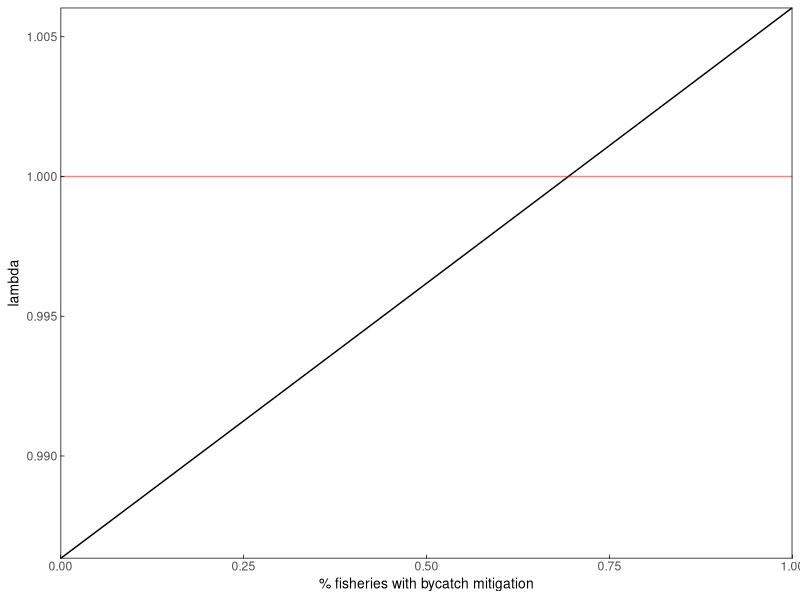
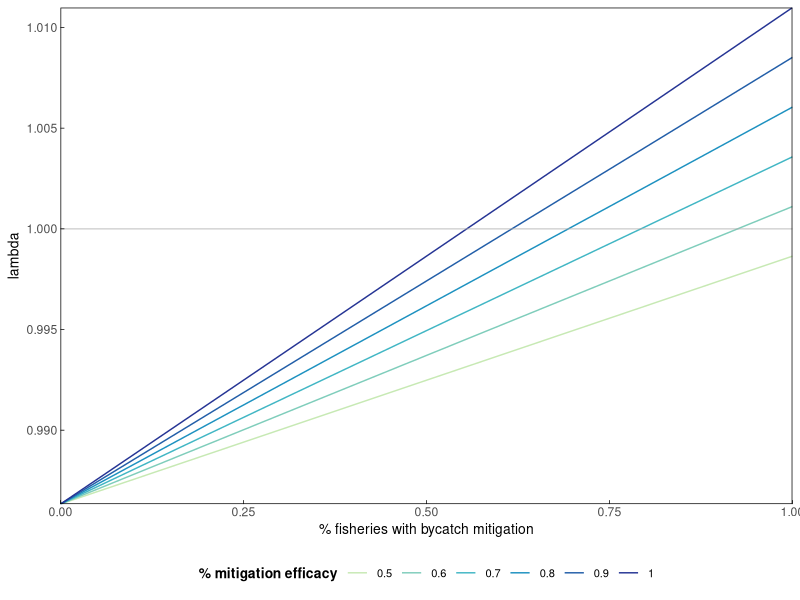
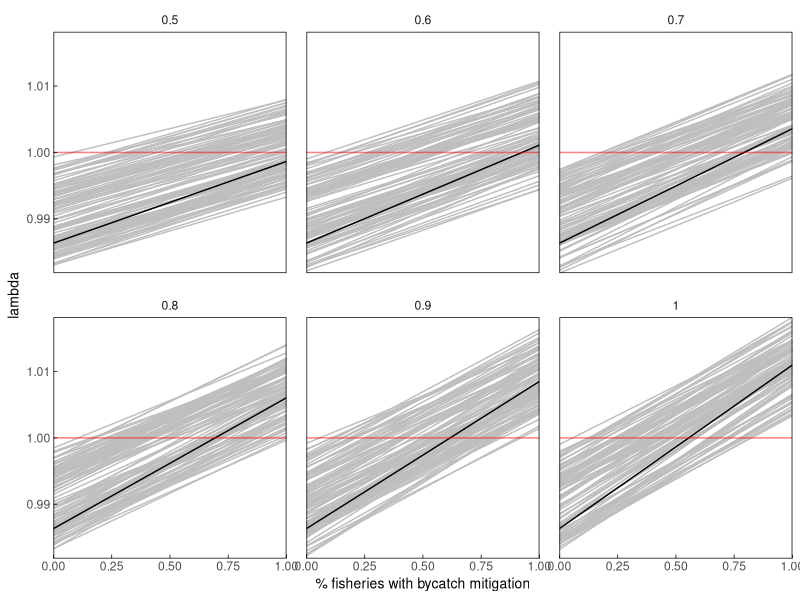
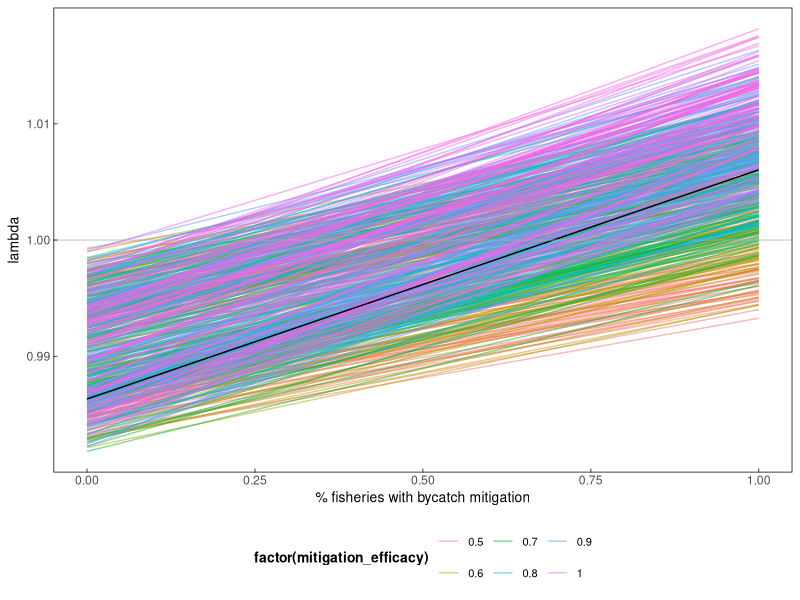
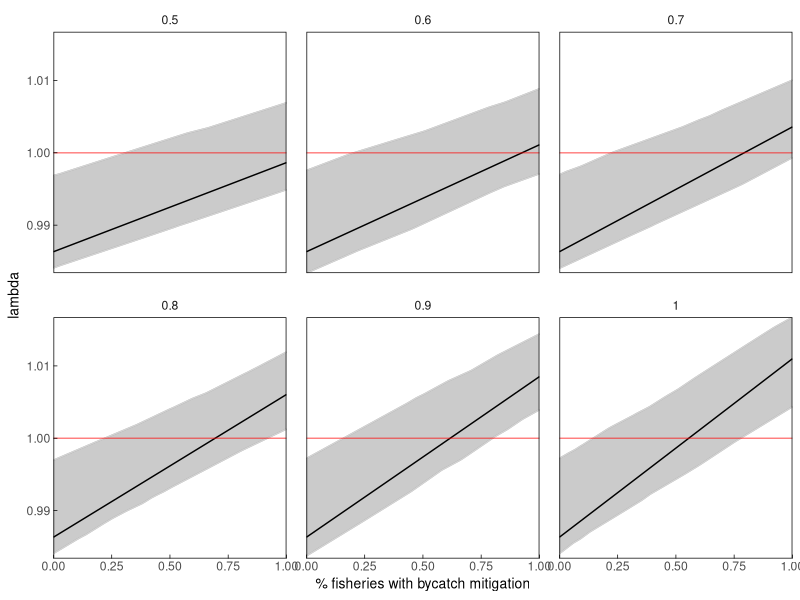
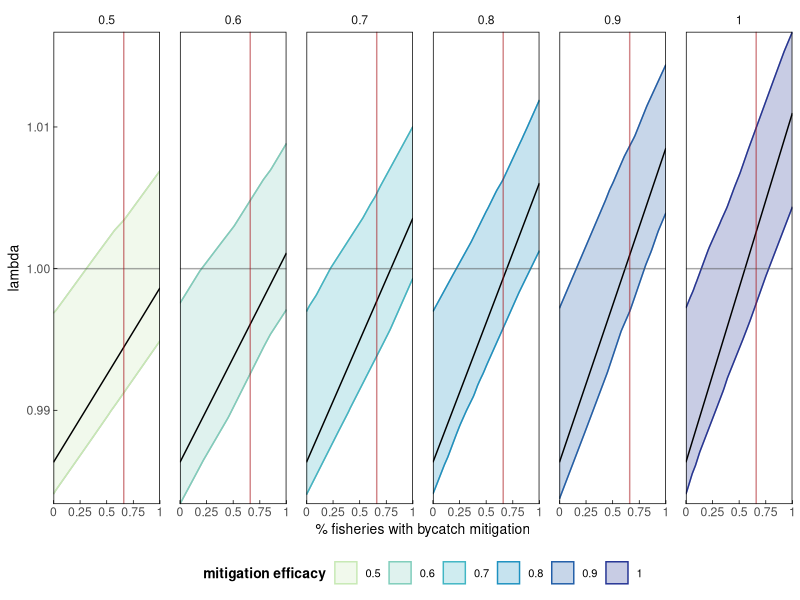
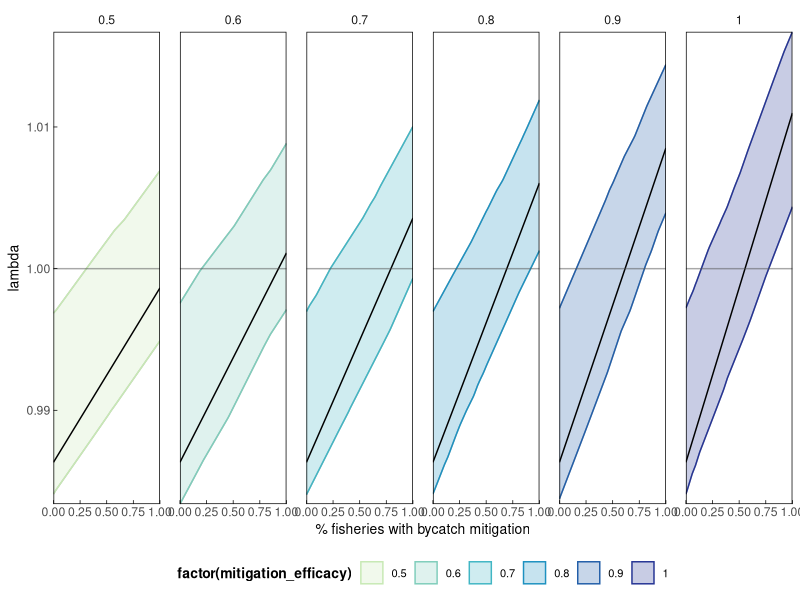
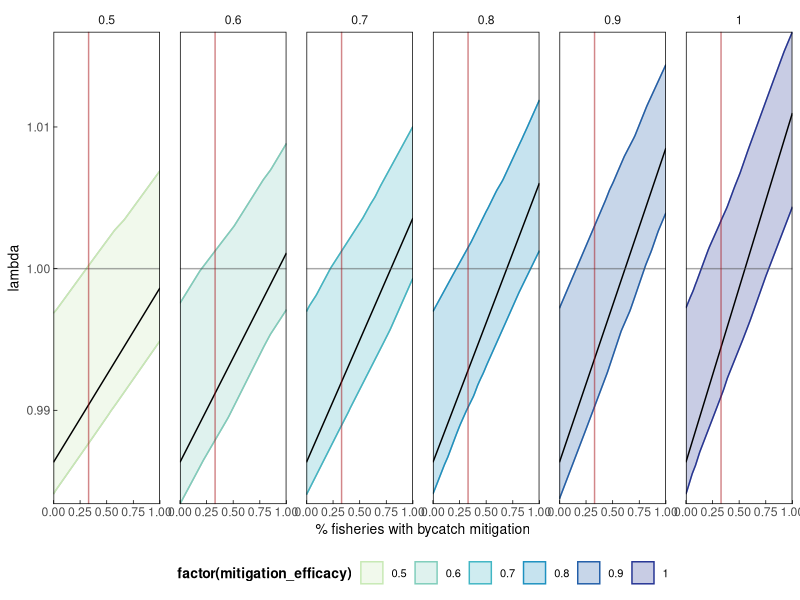

Recreate these plots in R, in order.
## ---- chunk 1
library(here)
library(tidyverse)
library(RColorBrewer)

#set up various plotting themes
themeo <-theme_classic()+
  theme(strip.background = element_blank(),
        panel.grid.major = element_line(colour = "transparent"), 
        panel.grid.minor = element_line(colour = "transparent"),
        axis.line = element_blank(),
        axis.title = element_text(color = "black", size = 10),
          axis.ticks.length=unit(-0.1, "cm"),
        axis.ticks = element_line(color = "black", size = .25),
        axis.ticks.x = element_line(color = "black"),
        axis.ticks.y = element_line(color = "black"),
        panel.border = element_rect(colour = "black", fill=NA, size=.5),
        panel.spacing = unit(1, "lines"),
        legend.position = "bottom",
        legend.title = element_text(colour = "black", size = 10, face = "bold"),
        legend.text = element_text(color = "black", size =8)) #default legend position
## ---- chunk 2
#survival rates - drawn from Weimerskirch 1998
s_c <- 0.64 #chick+ fledgling survival year 0-1
s_j <- 0.85 #juvenile survival year 1-3
s_i <- 0.92 #immature survival year 3-7
s_s <- 0.94 #subadult survival year 7-10
s_a <- 0.94 #adult survival year 10+
#males show senescence but femailes don't, so not including it here, though perhaps I should since it impacts breeding success?

#fecundity building blocks
#breeding success - drawn from Weimerskirch 1998 &Rackete 2021
bs_a <- 0.76 #adult breeding success

#breeding probability (biennial breeders) - adult rate drawn from Rackete 2021, subadult downscaled slightly from that
bp_a <- 0.45 #adult breeding probablity (biennial breeding, most breeding by age 10)

c <- 0.5# # of female chicks per year

#fecundity 
f_a <- bs_a*bp_a*c
  
#add widowing
#assume 25% prob year1 -> 100% prob year 4?
#Sun et al 2022 - takes 4 years to reach next breeding attempt, breeding prob with new mate after widowhood = ~0.25 (fig5)
w <- 0.25
w4 <- 1
## ---- chunk 3
#set up age-based matrix based on vital rates

#Age classes (years)  0-1     1-2    2-3    3-4    4-5    5-6    6-7    7-8   8-9     9-10     10+         nw,        w1,             w2,              w3,             w4 
m <- matrix(data = c(0,     0,    0,      0,     0,     0,     0,     0,      0,      0,       s_a*f_a,    s_a*f_a,    s_a*f_a*w,    s_a*f_a*w,     s_a*f_a*w,     s_a*f_a*w4,      #0-1
                    s_c,    0,    0,      0,     0,     0,     0,     0,      0,      0,       0,          0,          0,             0,              0,              0,              #1-2
                    0,      s_j,  0,      0,     0,     0,     0,     0,      0,      0,       0,          0,          0,             0,              0,              0,              #2-3
                    0,      0,    s_j,    0,     0,     0,     0,     0,      0,      0,       0,          0,          0,             0,              0,              0,              #3-4
                    0,      0,    0,      s_i,   0,     0,     0,     0,      0,      0,       0,          0,          0,             0,              0,              0,              #4-5
                    0,      0,    0,      0,     s_i,   0,     0,     0,      0,      0,       0,          0,          0,             0,              0,              0,              #5-6
                    0,      0,    0,      0,     0,     s_i,   0,     0,      0,      0,       0,          0,          0,             0,              0,              0,              #6-7
                    0,      0,    0,      0,     0,     0,     s_i,   0,      0,      0,       0,          0,          0,             0,              0,              0,              #7-8
                    0,      0,    0,      0,     0,     0,     0,     s_s,    0,      0,       0,          0,          0,             0,              0,              0,              #8-9
                    0,      0,    0,      0,     0,     0,     0,     0,      s_s,    0,       0,          0,          0,             0,              0,              0,              #9-10
                    0,      0,    0,      0,     0,     0,     0,     0,      0,      s_s,     0,          0,          0,             0,              0,              0,              #10
                    0,      0,    0,      0,     0,     0,     0,     0,      0,      0,       s_a*s_a,    s_a*s_a,    s_a*s_a*w,     s_a*s_a*w,      s_a*s_a*w,      s_a*s_a*w4,     #nw
                    0,      0,    0,      0,     0,     0,     0,     0,      0,      0,       s_a*(1-s_a),s_a*(1-s_a),s_a*(1-s_a)*w, s_a*(1-s_a)*w,  s_a*(1-s_a)*w,  s_a*(1-s_a)*w4, #w1
                    0,      0,    0,      0,     0,     0,     0,     0,      0,      0,       0,          0,          s_a*(1-w),     0,              0,              0,              #w2 
                    0,      0,    0,      0,     0,     0,     0,     0,      0,      0,       0,          0,          0,             s_a*(1-w),      0,              0,              #w3 
                    0,      0,    0,      0,     0,     0,     0,     0,      0,      0,       0,          0,          0,             0,              s_a*(1-w),      0),             #w4 
                   nrow = 16, byrow = TRUE) 
m
## ---- chunk 4
#deterministic growth rate (lambda)
#extract eigenvalues and lambda from the matrix 
m_eig <- eigen(m)
lambda <- as.numeric(m_eig$values[1])
lambda # this matches the ideal population growth rate in the table

#Stable state distribution
#extract and scale the right eigenvector 
SSD <- round(as.numeric(m_eig$vectors[,1]/sum(m_eig$vectors[,1])),3)
SSD

#extract reproductive values
RV <- as.numeric(eigen(t(m))$vectors[,1]/eigen(t(m))$vectors[1,1])
RV
## ---- chunk 5
#bycatch mortality rates
# ~25 - 35% of mortality has been attributed to bycatch (Cleeland et al 2021), 
# so I calculated the baseline mortality and divided by 4 (testing 33% now - /3)
m_j <- (1-s_j)/3 
m_i <- (1-s_i)/3
m_s <- (1-s_s)/3
m_a <- (1-s_a)/3

mitigation_eff <- 0.8
## ---- chunk 6
bycatch_reductions <- data.frame(reduction = seq(0, 1, by =0.01),
                        lambda = NA)

for(i in 1:nrow(bycatch_reductions)){
  
  n_s_j <- 1-((m_j*(1-(mitigation_eff*bycatch_reductions$reduction[i])))+(m_j*2))
  n_s_i <- 1-((m_i*(1-(mitigation_eff*bycatch_reductions$reduction[i])))+(m_i*2))
  n_s_s <- 1-((m_s*(1-(mitigation_eff*bycatch_reductions$reduction[i])))+(m_s*2))
  n_s_a <- 1-((m_a*(1-(mitigation_eff*bycatch_reductions$reduction[i])))+(m_s*2))
  
  #Age classes (years)  0-1   1-2    2-3     3-4    4-5    5-6    6-7    7-8     8-9     9-10     10+              nw,              w1,                w2,                 w3,                 w4 
  n_m <- matrix(data = c(0,   0,     0,      0,     0,     0,     0,     0,      0,      0,       n_s_a*f_a,       n_s_a*f_a,       n_s_a*f_a*w,      n_s_a*f_a*w,       n_s_a*f_a*w,       n_s_a*f_a*1,        #0-1
                       s_c,   0,     0,      0,     0,     0,     0,     0,      0,      0,       0,               0,               0,                 0,                  0,                  0,                  #1-2
                       0,     n_s_j, 0,      0,     0,     0,     0,     0,      0,      0,       0,               0,               0,                 0,                  0,                  0,                  #2-3
                       0,     0,     n_s_j,  0,     0,     0,     0,     0,      0,      0,       0,               0,               0,                 0,                  0,                  0,                  #3-4
                       0,     0,     0,      n_s_i, 0,     0,     0,     0,      0,      0,       0,               0,               0,                 0,                  0,                  0,                  #4-5
                       0,     0,     0,      0,     n_s_i, 0,     0,     0,      0,      0,       0,               0,               0,                 0,                  0,                  0,                  #5-6
                       0,     0,     0,      0,     0,     n_s_i, 0,     0,      0,      0,       0,               0,               0,                 0,                  0,                  0,                  #6-7
                       0,     0,     0,      0,     0,     0,     n_s_i, 0,      0,      0,       0,               0,               0,                 0,                  0,                  0,                  #7-8
                       0,     0,     0,      0,     0,     0,     0,     n_s_s,  0,      0,       0,               0,               0,                 0,                  0,                  0,                  #8-9
                       0,     0,     0,      0,     0,     0,     0,     0,      n_s_s,  0,       0,               0,               0,                 0,                  0,                  0,                  #9-10
                       0,     0,     0,      0,     0,     0,     0,     0,      0,      n_s_s,   0,               0,               0,                 0,                  0,                  0,                  #10
                       0,     0,     0,      0,     0,     0,     0,     0,      0,      0,       n_s_a*n_s_a,     n_s_a*n_s_a,     n_s_a*n_s_a*w,     n_s_a*n_s_a*w,      n_s_a*n_s_a*w,      n_s_a*n_s_a*w4,     #nw
                       0,     0,     0,      0,     0,     0,     0,     0,      0,      0,       n_s_a*(1-n_s_a), n_s_a*(1-n_s_a), n_s_a*(1-n_s_a)*w, n_s_a*(1-n_s_a)*w,  n_s_a*(1-n_s_a)*w,  n_s_a*(1-n_s_a)*w4, #w1
                       0,     0,     0,      0,     0,     0,     0,     0,      0,      0,       0,               0,               n_s_a*(1-w),       0,                  0,                  0,                  #w2 
                       0,     0,     0,      0,     0,     0,     0,     0,      0,      0,       0,               0,               0,                 n_s_a*(1-w),        0,                  0,                  #w3 
                       0,     0,     0,      0,     0,     0,     0,     0,      0,      0,       0,               0,               0,                 0,                  n_s_a*(1-w),        0),                 #w4 
                      nrow = 16, byrow = TRUE) 
  
  #extract eigenvalues and lambda from the matrix 
  n_m_eig <- eigen(n_m)
  lambda_n <- as.numeric(n_m_eig$values[1])
  bycatch_reductions$lambda[i] <- lambda_n # this matches the ideal population growth rate in the table

}
## ---- chunk 7
ggplot(bycatch_reductions)+
  geom_line(aes(x=reduction, y=as.numeric(lambda)))+
   geom_hline(aes(yintercept = 1), color = "red", alpha =0.5)+ 
  # geom_vline(aes(xintercept = 0.66), color = "red", alpha =0.5)+
  #  geom_vline(aes(xintercept = 0.33), color = "red", alpha =0.5)+
 labs(x="% fisheries with bycatch mitigation", y="lambda")+
  themeo+
  coord_cartesian(expand=FALSE)
## ---- chunk 8
bycatch_reductions2 <- seq(0, 1, by =0.01)
# mitigation_eff_range <- seq(0.45,0.95, by  = 0.01)
mitigation_eff_range <- seq(0.5,1, by  = 0.1)
output <- matrix(nrow = length(bycatch_reductions2), ncol = length(mitigation_eff_range)) %>% as.data.frame() 

for(k in 1:length(mitigation_eff_range)){
  mit_eff <- mitigation_eff_range[k]
  
  for(i in 1:length(bycatch_reductions2)){
  
  n_s_j <- 1-((m_j*(1-(mit_eff*bycatch_reductions2[i])))+(m_j*2))
  n_s_i <- 1-((m_i*(1-(mit_eff*bycatch_reductions2[i])))+(m_i*2))
  n_s_s <- 1-((m_s*(1-(mit_eff*bycatch_reductions2[i])))+(m_s*2))
  n_s_a <- 1-((m_a*(1-(mit_eff*bycatch_reductions2[i])))+(m_s*2))
  
  #Age classes (years)  0-1   1-2    2-3     3-4    4-5    5-6    6-7    7-8     8-9     9-10     10+              nw,              w1,                w2,                 w3,                 w4 
  n_m <- matrix(data = c(0,   0,     0,      0,     0,     0,     0,     0,      0,      0,       n_s_a*f_a,       n_s_a*f_a,       n_s_a*f_a*w,      n_s_a*f_a*w,       n_s_a*f_a*w,       n_s_a*f_a*w4,        #0-1
                       s_c,   0,     0,      0,     0,     0,     0,     0,      0,      0,       0,               0,               0,                 0,                  0,                  0,                  #1-2
                       0,     n_s_j, 0,      0,     0,     0,     0,     0,      0,      0,       0,               0,               0,                 0,                  0,                  0,                  #2-3
                       0,     0,     n_s_j,  0,     0,     0,     0,     0,      0,      0,       0,               0,               0,                 0,                  0,                  0,                  #3-4
                       0,     0,     0,      n_s_i, 0,     0,     0,     0,      0,      0,       0,               0,               0,                 0,                  0,                  0,                  #4-5
                       0,     0,     0,      0,     n_s_i, 0,     0,     0,      0,      0,       0,               0,               0,                 0,                  0,                  0,                  #5-6
                       0,     0,     0,      0,     0,     n_s_i, 0,     0,      0,      0,       0,               0,               0,                 0,                  0,                  0,                  #6-7
                       0,     0,     0,      0,     0,     0,     n_s_i, 0,      0,      0,       0,               0,               0,                 0,                  0,                  0,                  #7-8
                       0,     0,     0,      0,     0,     0,     0,     n_s_s,  0,      0,       0,               0,               0,                 0,                  0,                  0,                  #8-9
                       0,     0,     0,      0,     0,     0,     0,     0,      n_s_s,  0,       0,               0,               0,                 0,                  0,                  0,                  #9-10
                       0,     0,     0,      0,     0,     0,     0,     0,      0,      n_s_s,   0,               0,               0,                 0,                  0,                  0,                  #10
                       0,     0,     0,      0,     0,     0,     0,     0,      0,      0,       n_s_a*n_s_a,     n_s_a*n_s_a,     n_s_a*n_s_a*w,     n_s_a*n_s_a*w,      n_s_a*n_s_a*w,      n_s_a*n_s_a*w4,     #nw
                       0,     0,     0,      0,     0,     0,     0,     0,      0,      0,       n_s_a*(1-n_s_a), n_s_a*(1-n_s_a), n_s_a*(1-n_s_a)*w, n_s_a*(1-n_s_a)*w,  n_s_a*(1-n_s_a)*w,  n_s_a*(1-n_s_a)*w4, #w1
                       0,     0,     0,      0,     0,     0,     0,     0,      0,      0,       0,               0,               n_s_a*(1-w),       0,                  0,                  0,                  #w2 
                       0,     0,     0,      0,     0,     0,     0,     0,      0,      0,       0,               0,               0,                 n_s_a*(1-w),        0,                  0,                  #w3 
                       0,     0,     0,      0,     0,     0,     0,     0,      0,      0,       0,               0,               0,                 0,                  n_s_a*(1-w),        0),                 #w4 
                      nrow = 16, byrow = TRUE) 
  
  #extract eigenvalues and lambda from the matrix 
  n_m_eig <- eigen(n_m)
  lambda_n <- as.numeric(n_m_eig$values[1])
  output[i,k] <- lambda_n # this matches the ideal population growth rate in the table

}
}

## ---- chunk 9

# oldnames = c("V1","V2","V3","V4" ,"V5" , "V6" , "V7"  ,"V8" , "V9" , "V10", "V11" ,"V12", "V13" ,"V14" ,"V15" ,"V16" ,"V17" ,"V18" ,"V19" ,"V20" ,"V21" ,"V22" ,"V23", "V24" ,"V25", "V26" ,"V27" ,"V28" ,"V29", "V30" ,"V31" ,"V32", "V33", "V34", "V35" ,"V36", "V37", "V38", "V39" ,"V40" ,"V41" ,"V42" ,"V43", "V44" ,"V45" ,"V46" ,"V47" ,"V48", "V49", "V50" ,"V51")
# newnames = c("0.45", "0.46", "0.47", "0.48", "0.49", "0.50", "0.51" ,"0.52" ,"0.53" ,"0.54" ,"0.55", "0.56" ,"0.57" ,"0.58" ,"0.59" ,"0.60" ,"0.61", "0.62", "0.63" ,"0.64" ,"0.65" ,"0.66" ,"0.67" ,"0.68" ,"0.69" ,"0.70", "0.71" ,"0.72", "0.73", "0.74", "0.75" ,"0.76" ,"0.77" ,"0.78" ,"0.79", "0.80" ,"0.81" ,"0.82" ,"0.83" ,"0.84", "0.85", "0.86", "0.87", "0.88" ,"0.89", "0.90", "0.91" ,"0.92", "0.93", "0.94" ,"0.95")

oldnames = c("V1","V2","V3","V4" ,"V5", "V6")
newnames = c("0.5", "0.6", "0.7", "0.8", "0.9", "1")

output<- output %>% 
  rename_with(~ newnames[which(oldnames == .x)], .cols = oldnames)

output$bycatch_reductions <- bycatch_reductions2

output_l <- output %>% 
  pivot_longer(cols = !bycatch_reductions,names_to = "mit_eff", values_to = "lambda")

output_l$mit_eff <- as.numeric(output_l$mit_eff)
## ---- chunk 10
ggplot(output_l)+
  geom_line(aes(x=bycatch_reductions, y=lambda, group = factor(mit_eff), color = factor(mit_eff)))+
   geom_hline(aes(yintercept = 1), color = "darkgrey", alpha =0.5)+ 
  # geom_vline(aes(xintercept = 0.66), color = "red", alpha =0.5)+
  #  geom_vline(aes(xintercept = 0.33), color = "red", alpha =0.5)+
  labs(x="% fisheries with bycatch mitigation", y="lambda", color = "% mitigation efficacy")+
  themeo+
  guides(colour = guide_legend(nrow = 1))+
  coord_cartesian(expand=FALSE)+
  scale_color_manual(values=c("#c7e9b4", "#7fcdbb", "#41b6c4", "#1d91c0", "#225ea8", "#253494"))
## ---- chunk 11
#full_output = matrix(nrow = length(bycatch_reductions2)*length(mitigation_eff_range), ncol = length(sims)) %>% as.data.frame() 
full_output <- vector("list", 6)
bycatch_reductions2 <- seq(0, 1, by =0.01)
mitigation_eff_range <- seq(0.5,1, by  = 0.1)
sims = 1:100

for(k in 1:length(mitigation_eff_range)){
  mit_eff <- mitigation_eff_range[k]
  
  output2 <- matrix(nrow = length(bycatch_reductions2), ncol = length(sims)) %>% as.data.frame() 
  
for(j in 1:length(sims)){
    
    s_c2 <- sample(seq(0.63,0.65, by =0.01), size =1, replace = TRUE) #chick+ fledgling survival year 0-1 - 0.64 
    s_j2 <- sample(seq(0.8,0.85, by = 0.01), size =1, replace = TRUE) #juvenile survival year 1-3 -  0.8 
    s_i2 <- sample(seq(0.91,0.94, by =0.01), size =1, replace = TRUE) #immature survival year 3-7 -  0.92
    s_s2 <- sample(seq(0.94,0.95, by =0.01), size =1, replace =TRUE) #subadult survival year 7-10 - 0.94
    s_a2 <- sample(seq(0.94,0.95, by =0.01), size=1, replace=TRUE) #adult survival year 10+ - 0.94

    bs_a2 <- sample(seq(0.68,0.8, by =0.01), size =1, replace = TRUE) #adult breeding success - 0.8 
    bp_a2 <- sample(seq(0.4,0.7, by =0.01), size=1, replace = TRUE)  #adult breeding probablity (biennial breeding, most breeding by age 10) - 0.45
    c2 <- 0.5# # of female chicks per year
    f_a2 <- bs_a*bp_a*c #fecundity
  
    w2 <- sample(seq(0.4,0.5, by =0.01), size=1, replace = TRUE)
    w42 <- 1
    
    which1 <- as.numeric(sample(c(3,4), size=1, replace = TRUE))  #select whether to partition mortality into 3 sections (33% = bycatch) or 4 (25%=bycatch)
    m_j2 <- (1-s_j2)/which1 # divide total moratlity by 3 or 4 to get bycatch mortality
    o_m_j2 <- m_j2*(which1-1) #multiply bycatch by 1-(3 or 4) to get non-bycatch mortality

    which2 <- as.numeric(sample(c(3,4), size=1, replace = TRUE))
    m_i2 <- (1-s_i2)/which2
    o_m_i2 <- m_i2*(which2-1)

    which3 <- as.numeric(sample(c(3,4), size=1, replace = TRUE))
    m_s2 <- (1-s_s2)/which3
    o_m_s2 <- m_s2*(which3-1)

    which4 <- as.numeric(sample(c(3,4), size=1, replace = TRUE))
    m_a2 <- (1-s_a2)/which4
    o_m_a2 <- m_a2*(which4-1)
    
    
for(i in 1:length(bycatch_reductions2)){
  
  #calculate new survival rates = 1-(bycatch mortality*(1-efficacy of intervention action * proportion of fishery implementing intervention actions))+mortality remainder)
  n_s_j2 <- 1-((m_j2*(1-(mit_eff*bycatch_reductions2[i])))+(o_m_j2))
  n_s_i2 <- 1-((m_i2*(1-(mit_eff*bycatch_reductions2[i])))+(o_m_i2))
  n_s_s2 <- 1-((m_s2*(1-(mit_eff*bycatch_reductions2[i])))+(o_m_s2))
  n_s_a2 <- 1-((m_a2*(1-(mit_eff*bycatch_reductions2[i])))+(o_m_a2))
  
  #Age classes (years)  0-1   1-2    2-3     3-4    4-5    5-6    6-7    7-8     8-9     9-10     10+              nw,              w1,                w2,                 w3,                 w4 
  n_m2 <- matrix(data = c(0,   0,     0,      0,     0,     0,     0,     0,      0,      0,       n_s_a2*f_a2,       n_s_a2*f_a2,       n_s_a2*f_a2*w2,      n_s_a2*f_a2*w2,       n_s_a2*f_a2*w2,       n_s_a2*f_a2*w42,        #0-1
                       s_c2,  0,     0,      0,     0,     0,     0,     0,      0,      0,       0,               0,               0,                 0,                  0,                  0,                  #1-2
                       0,     n_s_j2, 0,      0,     0,     0,     0,     0,      0,      0,       0,               0,               0,                 0,                  0,                  0,                  #2-3
                       0,     0,     n_s_j2,  0,     0,     0,     0,     0,      0,      0,       0,               0,               0,                 0,                  0,                  0,                  #3-4
                       0,     0,     0,      n_s_i2, 0,     0,     0,     0,      0,      0,       0,               0,               0,                 0,                  0,                  0,                  #4-5
                       0,     0,     0,      0,     n_s_i2, 0,     0,     0,      0,      0,       0,               0,               0,                 0,                  0,                  0,                  #5-6
                       0,     0,     0,      0,     0,     n_s_i2, 0,     0,      0,      0,       0,               0,               0,                 0,                  0,                  0,                  #6-7
                       0,     0,     0,      0,     0,     0,     n_s_i2, 0,      0,      0,       0,               0,               0,                 0,                  0,                  0,                  #7-8
                       0,     0,     0,      0,     0,     0,     0,     n_s_s2,  0,      0,       0,               0,               0,                 0,                  0,                  0,                  #8-9
                       0,     0,     0,      0,     0,     0,     0,     0,      n_s_s2,  0,       0,               0,               0,                 0,                  0,                  0,                  #9-10
                       0,     0,     0,      0,     0,     0,     0,     0,      0,      n_s_s2,   0,               0,               0,                 0,                  0,                  0,                  #10
                       0,     0,     0,      0,     0,     0,     0,     0,      0,      0,       n_s_a2*n_s_a2,     n_s_a2*n_s_a2,     n_s_a2*n_s_a2*w2,     n_s_a2*n_s_a2*w2,      n_s_a2*n_s_a2*w2,      n_s_a2*n_s_a2*w42,     #nw
                       0,     0,     0,      0,     0,     0,     0,     0,      0,      0,       n_s_a2*(1-n_s_a2), n_s_a2*(1-n_s_a2), n_s_a2*(1-n_s_a2)*w2, n_s_a2*(1-n_s_a2)*w2,  n_s_a2*(1-n_s_a2)*w2,  n_s_a2*(1-n_s_a2)*w42, #w1
                       0,     0,     0,      0,     0,     0,     0,     0,      0,      0,       0,               0,               n_s_a2*(1-w2),       0,                  0,                  0,                  #w2 
                       0,     0,     0,      0,     0,     0,     0,     0,      0,      0,       0,               0,               0,                 n_s_a2*(1-w2),        0,                  0,                  #w3 
                       0,     0,     0,      0,     0,     0,     0,     0,      0,      0,       0,               0,               0,                 0,                  n_s_a2*(1-w2),        0),                 #w4 
                      nrow = 16, byrow = TRUE) 
  
  #extract eigenvalues and lambda from the matrix 
  n_m_eig2 <- eigen(n_m2)
  lambda_n2 <- as.numeric(n_m_eig2$values[1])
  output2[i,j] <- lambda_n2 # this matches the ideal population growth rate in the table
  output2 <- as.data.frame(output2)
  output2$mitigation_efficacy <- mit_eff
  output2$bycatch_reduction <- bycatch_reductions2
    
 full_output[[k]] <- output2

}
}
}

full_output[[1]]

# sim_results <- full_output[[1]]
# sim_results$quantile5 <-  apply(sim_results[1:100], 1, quantile, (probs =c(0.05)))
# sim_results$quantile95 <-  apply(sim_results[1:100], 1, quantile, (probs =c(0.95)))
## ---- chunk 12
mitigation_eff_range #0.5 0.6 0.7 0.8 0.9 1.0

mit05_l <- full_output[[1]] %>% 
  pivot_longer(cols = starts_with("V"), names_to = "simrun", values_to = "lambda")
mit06_l <- full_output[[2]] %>% 
  pivot_longer(cols = starts_with("V"), names_to = "simrun", values_to = "lambda")
mit07_l <- full_output[[3]] %>% 
  pivot_longer(cols = starts_with("V"), names_to = "simrun", values_to = "lambda")
mit08_l <- full_output[[4]] %>% 
  pivot_longer(cols = starts_with("V"), names_to = "simrun", values_to = "lambda")
mit09_l <- full_output[[5]] %>% 
  pivot_longer(cols = starts_with("V"), names_to = "simrun", values_to = "lambda")
mit1_l <- full_output[[6]] %>% 
  pivot_longer(cols = starts_with("V"), names_to = "simrun", values_to = "lambda")

fulldat <- rbind(mit05_l,mit06_l,mit07_l,mit08_l,mit09_l,mit1_l)
fulldat$mitsim <- paste(fulldat$mitigation_efficacy, fulldat$simrun)

mit05 <- full_output[[1]] 
mit06 <- full_output[[2]] 
mit07 <- full_output[[3]] 
mit08 <- full_output[[4]] 
mit09 <- full_output[[5]] 
mit1 <- full_output[[6]] 

full_dat_w <- rbind(mit05,mit06,mit07,mit08,mit09,mit1)
full_dat_w$quantile5 <-  apply(full_dat_w[1:100], 1, quantile, (probs =c(0.05)))
full_dat_w$quantile95 <-  apply(full_dat_w[1:100], 1, quantile, (probs =c(0.95)))
full_dat_w$mitsim <- paste(full_dat_w$mitigation_efficacy, full_dat_w$simrun)

## ---- chunk 13

output_l$mitigation_efficacy <- output_l$mit_eff

ggplot(fulldat)+
  geom_line(aes(x=bycatch_reduction, y=lambda, group = simrun), color = "grey")+
  geom_line(data = output_l, aes(x=bycatch_reductions, y=lambda))+
   geom_hline(aes(yintercept = 1), color = "red", alpha =0.5)+ 
  # geom_vline(aes(xintercept = 0.66), color = "red", alpha =0.5)+
  #  geom_vline(aes(xintercept = 0.33), color = "red", alpha =0.5)+
  labs(x="% fisheries with bycatch mitigation", y="lambda")+
  facet_wrap(~mitigation_efficacy)+
  themeo+
  coord_cartesian(expand=FALSE)


## ---- chunk 14
fig2_widowing <- ggplot(full_dat_w)+
  geom_line(aes(x=bycatch_reduction, y=quantile5), color = "grey")+
   geom_line(aes(x=bycatch_reduction, y=quantile95), color = "grey")+
     geom_ribbon(aes(x=bycatch_reduction, ymin=quantile5, ymax=quantile95), color = "lightgrey", alpha =0.25)+
    geom_line(data = output_l, aes(x=bycatch_reductions, y=lambda))+
   geom_hline(aes(yintercept = 1), color = "red", alpha =0.5)+ 
  # geom_vline(aes(xintercept = 0.66), color = "red", alpha =0.5)+
  #  geom_vline(aes(xintercept = 0.33), color = "red", alpha =0.5)+
  labs(x="% fisheries with bycatch mitigation", y="lambda")+
  facet_wrap(~mitigation_efficacy)+
  themeo+
  coord_cartesian(expand=FALSE)

 ggsave(fig2_widowing, path ="/Users/sarahbecker/Dropbox/CU_ENVS/Classes/Spring2022/ENVS_5100_QuantConsBiol/project/w_albatross_demo_wd", 
              file="fig2_widowing.png")
## ---- chunk 15
fig2_widowingb <- ggplot(full_dat_w)+
  geom_line(aes(x=bycatch_reduction, y=quantile5), color = "grey")+
   geom_line(aes(x=bycatch_reduction, y=quantile95), color = "grey")+
     geom_ribbon(aes(x=bycatch_reduction, ymin=quantile5, ymax=quantile95,color = factor(mitigation_efficacy),fill  = factor(mitigation_efficacy)), alpha =0.25)+
    geom_line(data = output_l, aes(x=bycatch_reductions, y=lambda))+
   geom_hline(aes(yintercept = 1), color = "#525252", alpha =0.5)+ 
  # geom_vline(aes(xintercept = 0.66), color = "red", alpha =0.5)+
  #  geom_vline(aes(xintercept = 0.33), color = "red", alpha =0.5)+
  labs(x="% fisheries with bycatch mitigation", y="lambda", fill = "mitigation efficacy", color = "mitigation efficacy")+
   geom_vline(aes(xintercept = 0.66), color = "#a50f15", alpha =0.5)+
    # geom_vline(aes(xintercept = 0.6), color = "#a50f15", alpha =0.25)+
    # geom_vline(aes(xintercept = 0.72), color = "#a50f15", alpha =0.25)+
  facet_wrap(~mitigation_efficacy, nrow =1)+
  themeo+
  guides(colour = guide_legend(nrow = 1))+
  coord_cartesian(expand=FALSE)+
  scale_x_continuous(breaks = c(0, 0.25, 0.5, 0.75, 1), labels=(c("0", "0.25", "0.5", "0.75", "1")))+
  scale_color_manual(values=c("#c7e9b4", "#7fcdbb", "#41b6c4", "#1d91c0", "#225ea8", "#253494"))+
  scale_fill_manual(values=c("#c7e9b4", "#7fcdbb", "#41b6c4", "#1d91c0", "#225ea8", "#253494"))

 ggsave(fig2_widowingb, path ="/Users/sarahbecker/Dropbox/CU_ENVS/Classes/Spring2022/ENVS_5100_QuantConsBiol/project/w_albatross_demo_wd", 
              file="fig2_widowingb.png", width = 14, height = 3.5, units = "in")
 
 fig2_widowingc <- ggplot(full_dat_w)+
  geom_line(aes(x=bycatch_reduction, y=quantile5), color = "grey")+
   geom_line(aes(x=bycatch_reduction, y=quantile95), color = "grey")+
     geom_ribbon(aes(x=bycatch_reduction, ymin=quantile5, ymax=quantile95,color = factor(mitigation_efficacy),fill  = factor(mitigation_efficacy)), alpha =0.25)+
    geom_line(data = output_l, aes(x=bycatch_reductions, y=lambda))+
   geom_hline(aes(yintercept = 1), color = "#525252", alpha =0.5)+ 
  # geom_vline(aes(xintercept = 0.66), color = "red", alpha =0.5)+
  #  geom_vline(aes(xintercept = 0.33), color = "red", alpha =0.5)+
  labs(x="% fisheries with bycatch mitigation", y="lambda")+
  facet_wrap(~mitigation_efficacy, nrow = 1)+
  themeo+
  guides(colour = guide_legend(nrow = 1))+
  coord_cartesian(expand=FALSE)+
  scale_color_manual(values=c("#c7e9b4", "#7fcdbb", "#41b6c4", "#1d91c0", "#225ea8", "#253494"))+
  scale_fill_manual(values=c("#c7e9b4", "#7fcdbb", "#41b6c4", "#1d91c0", "#225ea8", "#253494"))

 ggsave(fig2_widowingc, path ="/Users/sarahbecker/Dropbox/CU_ENVS/Classes/Spring2022/ENVS_5100_QuantConsBiol/project/w_albatross_demo_wd", 
              file="fig2_widowingc.png",width = 14, height = 3.5, units = "in")
 
  
  fig2_widowingd <- ggplot(full_dat_w)+
  geom_line(aes(x=bycatch_reduction, y=quantile5), color = "grey")+
   geom_line(aes(x=bycatch_reduction, y=quantile95), color = "grey")+
     geom_ribbon(aes(x=bycatch_reduction, ymin=quantile5, ymax=quantile95,color = factor(mitigation_efficacy),fill  = factor(mitigation_efficacy)), alpha =0.25)+
    geom_line(data = output_l, aes(x=bycatch_reductions, y=lambda))+
   geom_hline(aes(yintercept = 1), color = "#525252", alpha =0.5)+ 
  # geom_vline(aes(xintercept = 0.66), color = "red", alpha =0.5)+
  #  geom_vline(aes(xintercept = 0.33), color = "red", alpha =0.5)+
  labs(x="% fisheries with bycatch mitigation", y="lambda")+
    geom_vline(aes(xintercept = 0.33), color = "#a50f15", alpha =0.5)+
  facet_wrap(~mitigation_efficacy, nrow = 1)+
  themeo+
  guides(colour = guide_legend(nrow = 1))+
  coord_cartesian(expand=FALSE)+
  scale_color_manual(values=c("#c7e9b4", "#7fcdbb", "#41b6c4", "#1d91c0", "#225ea8", "#253494"))+
  scale_fill_manual(values=c("#c7e9b4", "#7fcdbb", "#41b6c4", "#1d91c0", "#225ea8", "#253494"))

 ggsave(fig2_widowingd, path ="/Users/sarahbecker/Dropbox/CU_ENVS/Classes/Spring2022/ENVS_5100_QuantConsBiol/project/w_albatross_demo_wd", 
              file="fig2_widowingd.png",width = 14, height = 3.5, units = "in")
## ---- chunk 16
fig1_widowing <- ggplot(full_dat_w)+
  #geom_line(aes(x=bycatch_reduction, y=lambda, group = mitsim), color = "grey", alpha =0.25)+
  #  geom_line(aes(x=bycatch_reduction, y=quantile5, group = mitsim, color = factor(mitigation_efficacy)), alpha =0.25)+
  # geom_line(aes(x=bycatch_reduction, y=quantile95, group = mitsim, color = factor(mitigation_efficacy)), alpha =0.25)+
   geom_ribbon(aes(x=bycatch_reduction, ymin=quantile5, ymax=quantile95, color = factor(mitigation_efficacy),fill  = factor(mitigation_efficacy)), alpha =0.25)+
  geom_line(data = bycatch_reductions, aes(x=reduction, y=as.numeric(lambda)))+
  geom_hline(aes(yintercept = 1), color = "#525252")+ 
  labs(x="% fisheries with bycatch mitigation", y="lambda", color = "mitigation efficacy", fill = "mitigation efficacy")+
  themeo+
  guides(colour = guide_legend(nrow = 1))+
  coord_cartesian(expand=FALSE)+
  scale_color_manual(values=c("#c7e9b4", "#7fcdbb", "#41b6c4", "#1d91c0", "#225ea8", "#253494"))+
  scale_fill_manual(values=c("#c7e9b4", "#7fcdbb", "#41b6c4", "#1d91c0", "#225ea8", "#253494"))


 ggsave(fig1_widowing, path ="/Users/sarahbecker/Dropbox/CU_ENVS/Classes/Spring2022/ENVS_5100_QuantConsBiol/project/w_albatross_demo_wd", 
              file="fig1_widowing.png")

## ---- chunk 17
fig1_widowing_illegal <- ggplot(full_dat_w)+
  #geom_line(aes(x=bycatch_reduction, y=lambda, group = mitsim), color = "grey", alpha =0.25)+
  #  geom_line(aes(x=bycatch_reduction, y=quantile5, group = mitsim, color = factor(mitigation_efficacy)), alpha =0.25)+
  # geom_line(aes(x=bycatch_reduction, y=quantile95, group = mitsim, color = factor(mitigation_efficacy)), alpha =0.25)+
   geom_ribbon(aes(x=bycatch_reduction, ymin=quantile5, ymax=quantile95, color = factor(mitigation_efficacy),fill  = factor(mitigation_efficacy)), alpha =0.25)+
  geom_line(data = bycatch_reductions, aes(x=reduction, y=as.numeric(lambda)))+
  geom_hline(aes(yintercept = 1), color = "#525252")+ 
  geom_vline(aes(xintercept = 0.34), color = "#a50f15", alpha =0.5)+
    geom_vline(aes(xintercept = 0.28), color = "#a50f15", alpha =0.25)+
    geom_vline(aes(xintercept = 0.40), color = "#a50f15", alpha =0.25)+
   # geom_vline(aes(xintercept = 0.66), color = "#a50f15", alpha =0.5)+
   #  geom_vline(aes(xintercept = 0.6), color = "#a50f15", alpha =0.25)+
   #  geom_vline(aes(xintercept = 0.72), color = "#a50f15", alpha =0.25)+
  labs(x="% fisheries with bycatch mitigation", y="lambda", color = "mitigation efficacy", fill = "mitigation efficacy")+
  themeo+
  guides(colour = guide_legend(nrow = 1))+
  coord_cartesian(expand=FALSE)+
  scale_color_manual(values=c("#c7e9b4", "#7fcdbb", "#41b6c4", "#1d91c0", "#225ea8", "#253494"))+
  scale_fill_manual(values=c("#c7e9b4", "#7fcdbb", "#41b6c4", "#1d91c0", "#225ea8", "#253494"))

ggsave(fig1_widowing_illegal, path ="/Users/sarahbecker/Dropbox/CU_ENVS/Classes/Spring2022/ENVS_5100_QuantConsBiol/project/w_albatross_demo_wd", 
              file="fig1_widowing_illegal.png")
## ---- chunk 18
fig1_widowing_legal <- ggplot(full_dat_w)+
  #geom_line(aes(x=bycatch_reduction, y=lambda, group = mitsim), color = "grey", alpha =0.25)+
  #  geom_line(aes(x=bycatch_reduction, y=quantile5, group = mitsim, color = factor(mitigation_efficacy)), alpha =0.25)+
  # geom_line(aes(x=bycatch_reduction, y=quantile95, group = mitsim, color = factor(mitigation_efficacy)), alpha =0.25)+
   geom_ribbon(aes(x=bycatch_reduction, ymin=quantile5, ymax=quantile95, color = factor(mitigation_efficacy),fill  = factor(mitigation_efficacy)), alpha =0.25)+
  geom_line(data = bycatch_reductions, aes(x=reduction, y=as.numeric(lambda)))+
  geom_hline(aes(yintercept = 1), color = "#525252")+ 
  # geom_vline(aes(xintercept = 0.34), color = "#a50f15", alpha =0.5)+
  #   geom_vline(aes(xintercept = 0.28), color = "#a50f15", alpha =0.25)+
  #   geom_vline(aes(xintercept = 0.40), color = "#a50f15", alpha =0.25)+
   geom_vline(aes(xintercept = 0.66), color = "#a50f15", alpha =0.5)+
    geom_vline(aes(xintercept = 0.6), color = "#a50f15", alpha =0.25)+
    geom_vline(aes(xintercept = 0.72), color = "#a50f15", alpha =0.25)+
  labs(x="% fisheries with bycatch mitigation", y="lambda", color = "mitigation efficacy", fill = "mitigation efficacy")+
  themeo+
  guides(colour = guide_legend(nrow = 1))+
  coord_cartesian(expand=FALSE)+
  scale_color_manual(values=c("#c7e9b4", "#7fcdbb", "#41b6c4", "#1d91c0", "#225ea8", "#253494"))+
  scale_fill_manual(values=c("#c7e9b4", "#7fcdbb", "#41b6c4", "#1d91c0", "#225ea8", "#253494"))


ggsave(fig1_widowing_legal, path ="/Users/sarahbecker/Dropbox/CU_ENVS/Classes/Spring2022/ENVS_5100_QuantConsBiol/project/w_albatross_demo_wd", 
              file="fig1_widowing_legal.png")
## ---- chunk 19
ggplot(fulldat)+
  #geom_line(aes(x=bycatch_reduction, y=lambda, group = mitsim), color = "grey", alpha =0.25)+
   geom_line(aes(x=bycatch_reduction, y=lambda, group = mitsim, color = factor(mitigation_efficacy)), alpha =0.5)+
  geom_line(data = bycatch_reductions, aes(x=reduction, y=as.numeric(lambda)))+
  geom_hline(aes(yintercept = 1), color = "darkgrey", alpha =0.5)+ 
  # geom_vline(aes(xintercept = 0.66), color = "red", alpha =0.5)+
  #  geom_vline(aes(xintercept = 0.33), color = "red", alpha =0.5)+
  labs(x="% fisheries with bycatch mitigation", y="lambda")+
  themeo
